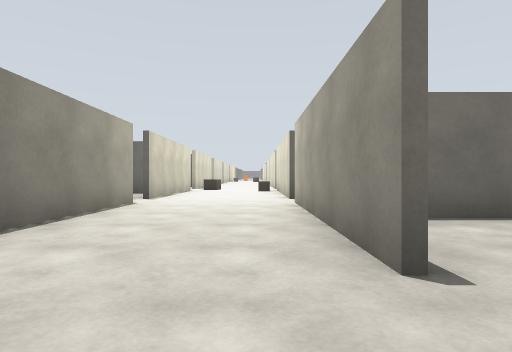
view 1 (above)

24 first-person views from a walk through a robot-simulator world made for Gazebo. The camera is 0.94 m above the floor, looks level and sees 75° across. The floor is counted in squares, 2 m on a side. Each view is taken from the middle of a square. On the plan, view 1 faces up. The plan holds only what a view shows up to about 9 squares ahead; the rest is blank. The place goes on beyond the plan. Simple shapes stand in for some stock models.

view 2
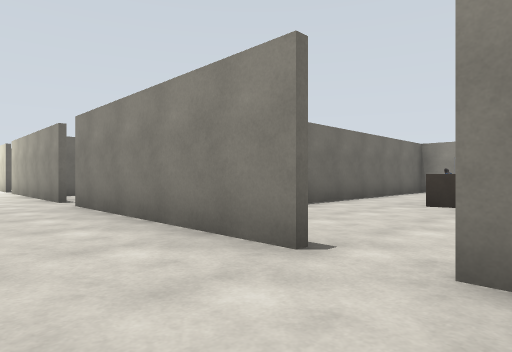

view 3
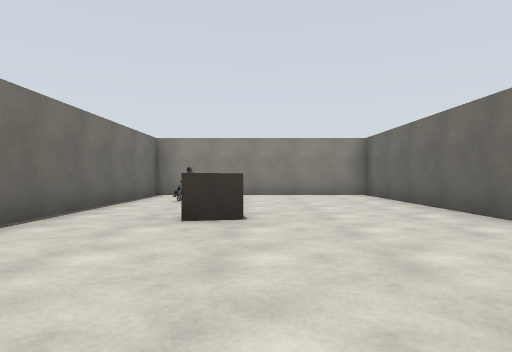

view 4
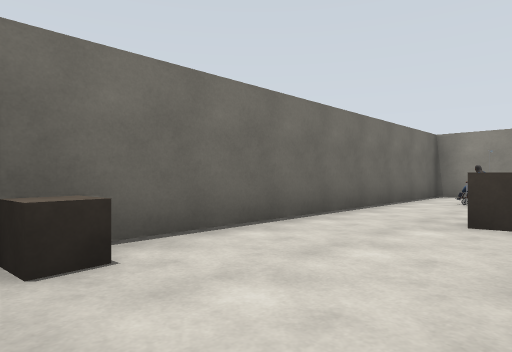

view 5
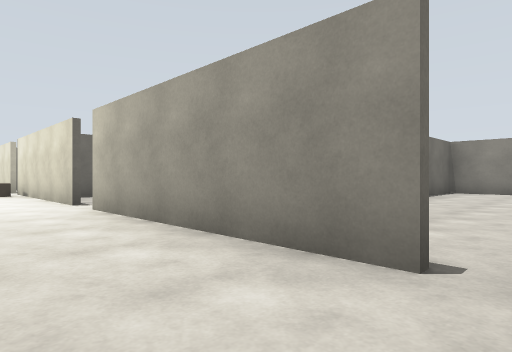

view 6
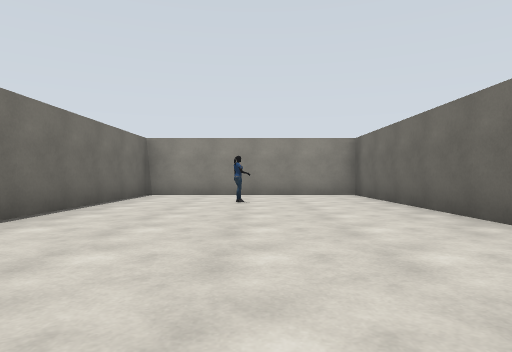

view 7
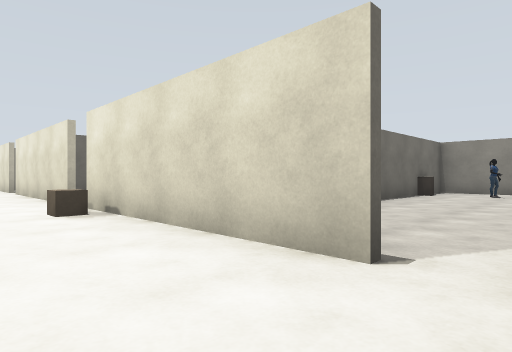

view 8
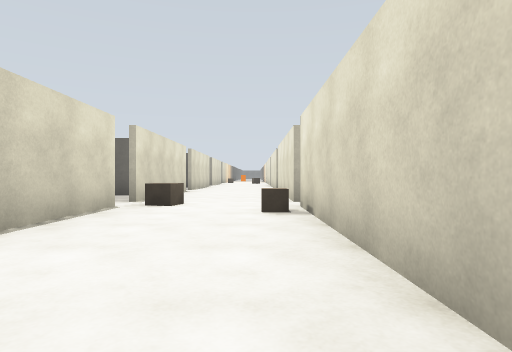

view 9
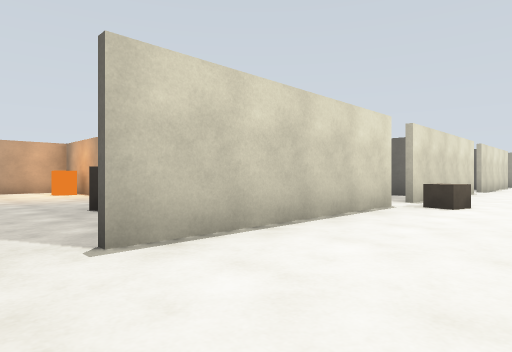

view 10
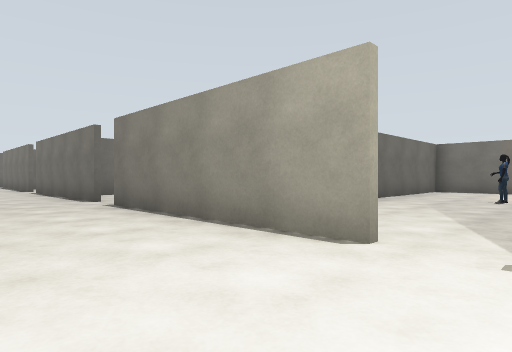

view 11
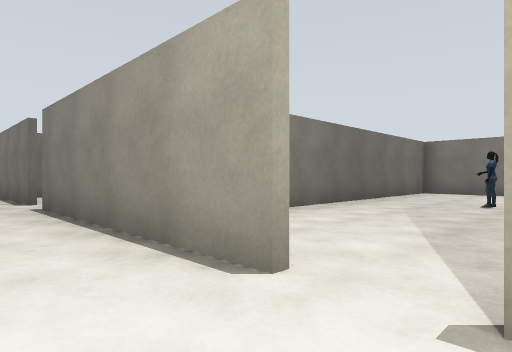

view 12
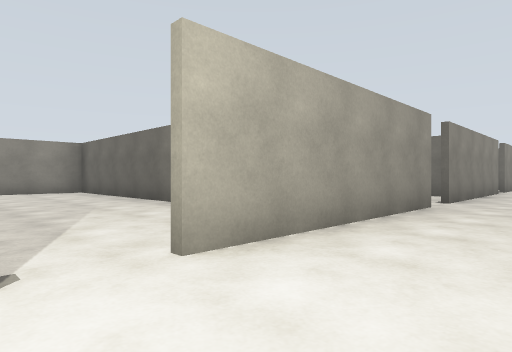

view 13
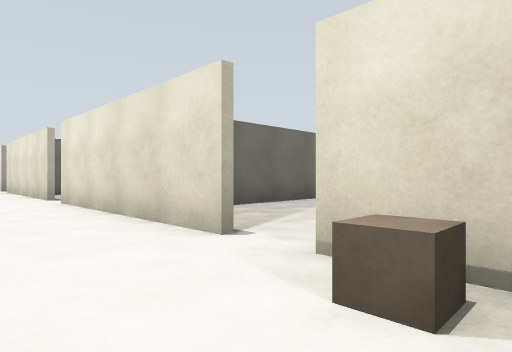

view 14
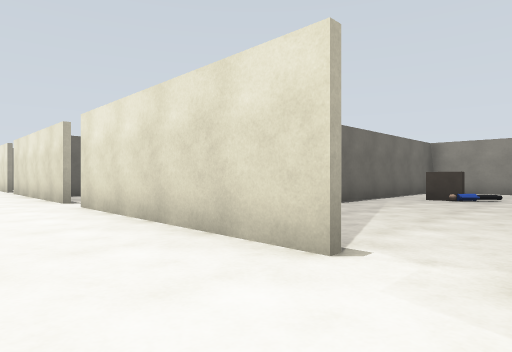

view 15
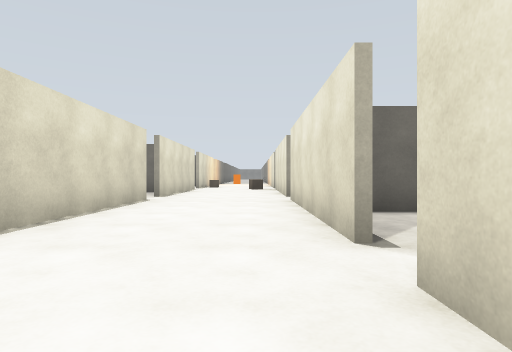

view 16
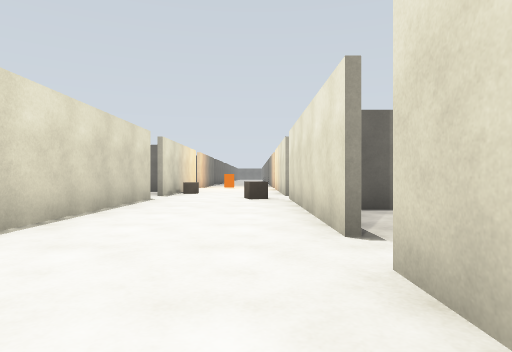

view 17
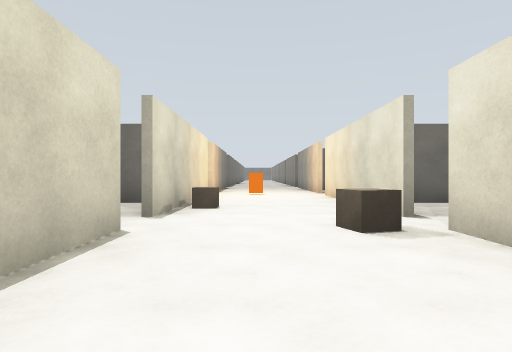

view 18
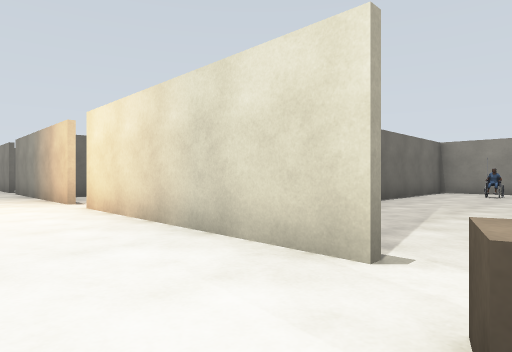

view 19
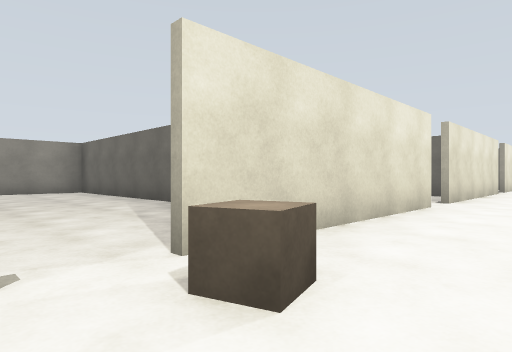

view 20
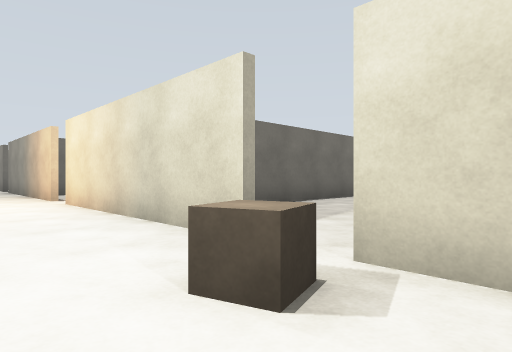

view 21
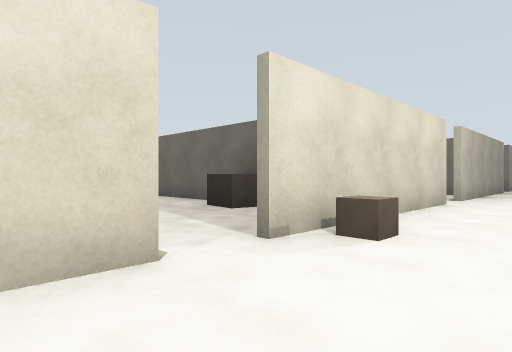

view 22
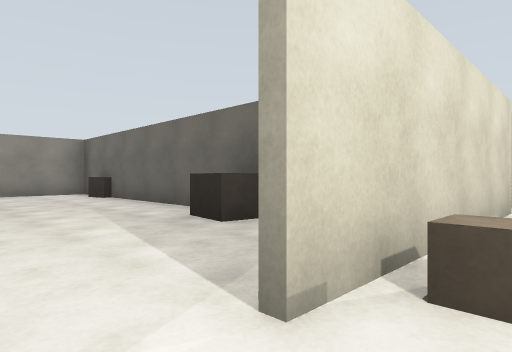

view 23
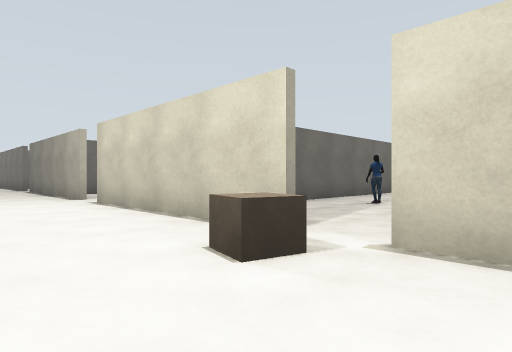

view 24
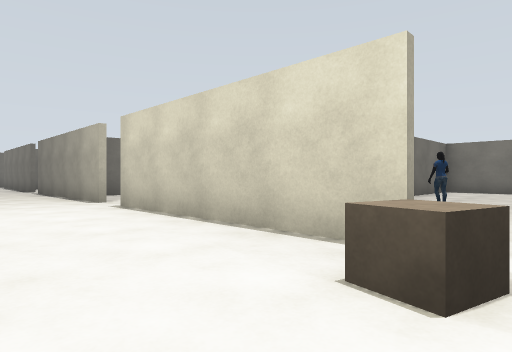

### Floor plan
Points are (right, up) in squares from view 1. A wall is a line through its corners. A room is listed if a view was taken in it or the views show most of it. See-through windows are left out.
Room 1 (views 1, 2, 3, 4)
walls: (0.7, -3.8) (0.7, 0.8); (4.5, -6.7) (9.2, -6.7) (9.2, -1); (9.2, -1.6) (1.2, -1.6); (-2.2, 0.8) (-2.2, -3.6)
ways out: opening at (-0.5, -0.5) to room 2
objects: brown box (1, -2) to (2, -2); brown box (5, -4); wheelchair (7, -3)
Room 2 (views 5, 7, 8, 9, 10, 11, 12, 13, 14, 15, 16, 17, 18, 19, 20, 21, 22, 23, 24)
walls: (-2.2, 16.4) (-2.2, 12.4); (0.7, 17.2) (0.7, 21.8); (-2.2, 21.8) (-2.2, 17.8); (0.7, 12) (0.7, 16.5); (0.7, 22.5) (0.7, 27); (-2.2, 10.6) (-2.2, 6.8); (-2.2, 27) (-2.2, 22.5); (0.7, 6.8) (0.7, 11.2); (0.7, 27.8) (0.7, 32.2); (-2.2, 6) (-2.2, 1.5); (-2.2, 32.1) (-2.2, 27.8); (0.7, 1.5) (0.7, 6); (0.7, 33) (0.7, 33.5)
ways out: opening at (-0.5, -0.5) to room 1; opening at (1, 1) to room 3; gap at (1, 28) to room 4; gap at (1, 12) to room 5; gap at (1, 6.5) to room 6; gap at (-2, 6) to room 7; opening at (-2, 1); opening at (-2, 17); opening at (-2, 22); opening at (1, 17); opening at (1, 22); gap at (1, 32.5)
objects: brown box (-2, 11) to (-2, 12); brown box (-2, 29); orange box (-1, 33); brown box (0, 11); brown box (0, 27)
Room 3 (view 6)
walls: (4.1, -1.4) (9.1, -1.4); (2.9, 3.7) (1.4, 3.7); (9.2, -1) (9.2, 3.7) (4.5, 3.7)
ways out: opening at (1, 1) to room 2
objects: person (7, 1)
Room 4 (no view inside)
walls: (4.4, 24.8) (8.5, 24.8); (9.2, 28.2) (9.2, 29.6); (8.9, 29.9) (1.8, 29.9); (9.2, 25.4) (9.2, 26.8)
ways out: gap at (1, 28) to room 2
objects: wheelchair (8, 28) to (8, 29)
Room 5 (no view inside)
walls: (3.4, 9.1) (9.2, 9.1) (9.2, 13.6); (8.9, 8.9) (7.4, 8.9); (8.6, 14.2) (1.4, 14.2)
ways out: gap at (1, 12) to room 2
objects: brown box (3, 9) to (3, 10); person (6, 12); brown box (6, 13); brown box (8, 9)
Room 6 (no view inside)
walls: (7.4, 8.9) (5.4, 8.9); (4.4, 3.8) (8.5, 3.8); (9.2, 7.2) (9.2, 8.6); (9.2, 4.4) (9.2, 5.8)
ways out: gap at (1, 6.5) to room 2
objects: person (8, 7)
Room 7 (no view inside)
walls: (-10.7, 5.6) (-10.7, 3.8) (-3, 3.8); (-10.7, 8.1) (-10.7, 7.4)
ways out: gap at (-2, 6) to room 2
objects: orange box (-9, 8) to (-9, 9); person (-7, 6); brown box (-5, 8)

Where each view was taken, in squares from view 1:
view 1: 0 up, 0 right, facing up
view 2: 5 down, 1 left, facing up-right
view 3: 4 down, 1 right, facing right
view 4: 4 down, 1 right, facing up-right
view 5: 1 up, 1 left, facing up-right
view 6: 1 up, 1 right, facing right
view 7: 6 up, 1 left, facing up-right
view 8: 6 up, 0 right, facing up
view 9: 6 up, 0 right, facing up-left
view 10: 7 up, 0 right, facing down-left
view 11: 7 up, 1 left, facing down-left
view 12: 7 up, 1 left, facing down-right
view 13: 10 up, 1 left, facing up-right
view 14: 11 up, 1 left, facing up-right
view 15: 15 up, 0 right, facing up
view 16: 20 up, 0 right, facing up
view 17: 24 up, 1 left, facing up
view 18: 27 up, 1 left, facing up-right
view 19: 28 up, 1 left, facing down-right
view 20: 26 up, 1 left, facing up-right
view 21: 13 up, 1 left, facing down-right
view 22: 12 up, 0 right, facing down-right
view 23: 13 up, 0 right, facing down-left
view 24: 12 up, 0 right, facing down-left
